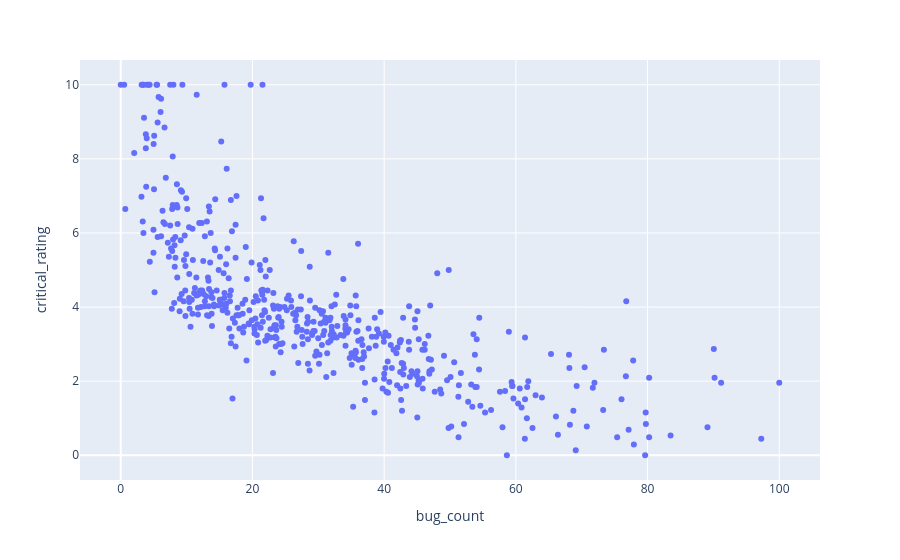

Notebook source saved alongside this figure:
### Markdown cell above
Make the scatterplot:

- WITH `px` DO `scatter` using:
    - `dataframe`
    - IN list `columns` Get #from the end `2` (before the last position, -2)
    - IN list `columns` Get #from the end `1` (last position, -1)

### Code cell
px.scatter(dataframe,columns[-2],columns[-1])

#<xml xmlns="https://developers.google.com/blockly/xml"><variables><variable id="x2E1re-+t1/@.:kt|~XV">px</variable><variable id="8dT(o~.E[1g^Cs`xYZvo">dataframe</variable><variable id="oE-(@ZKS@.ZEcZ:4m}~g">columns</variable></variables><block type="varDoMethod_Python" id="Byo*Elkrs.w7Jc%:NF%." x="-118" y="73"><mutation items="3"></mutation><field name="VAR" id="x2E1re-+t1/@.:kt|~XV">px</field><field name="MEMBER">scatter</field><data>px:scatter</data><value name="ADD0"><block type="variables_get" id="%]RzP0lv;d3fE~9K:8gG"><field name="VAR" id="8dT(o~.E[1g^Cs`xYZvo">dataframe</field></block></value><value name="ADD1"><block type="lists_getIndex" id="o0x)[GH,Z(qT!/IAb0E("><mutation statement="false" at="true"></mutation><field name="MODE">GET</field><field name="WHERE">FROM_END</field><value name="VALUE"><block type="variables_get" id="*i5OK]5m[EtXg)@Oltem"><field name="VAR" id="oE-(@ZKS@.ZEcZ:4m}~g">columns</field></block></value><value name="AT"><block type="math_number" id="u`bIV+5bSz+6Sl2e]6A$"><field name="NUM">2</field></block></value></block></value><value name="ADD2"><block type="lists_getIndex" id="QDGsYJCqBF:*vB3T[Q1V"><mutation statement="false" at="true"></mutation><field name="MODE">GET</field><field name="WHERE">FROM_END</field><value name="VALUE"><block type="variables_get" id="I_CuDNwX{Mx?7sa]$N0$"><field name="VAR" id="oE-(@ZKS@.ZEcZ:4m}~g">columns</field></block></value><value name="AT"><block type="math_number" id="Rj_fL.3r=QUiwqi/N%5l"><field name="NUM">1</field></block></value></block></value></block></xml>

### Figure 1 — Plotly figure (JSON) as saved in the notebook; plotly's stock layout.template omitted (floating-point values rounded to 4 significant figures; data arrays with more than 128 entries replaced by an {"elided": "..."} marker saying what was removed)
{"data": [{"hovertemplate": "bug_count=%{x}<br>critical_rating=%{y}<extra></extra>", "legendgroup": "", "marker": {"color": "#636efa", "symbol": "circle"}, "mode": "markers", "name": "", "orientation": "v", "showlegend": false, "type": "scatter", "x": {"elided": "506 float values"}, "xaxis": "x", "y": {"elided": "506 float values"}, "yaxis": "y"}], "layout": {"autosize": true, "legend": {"tracegroupgap": 0}, "margin": {"t": 60}, "xaxis": {"anchor": "y", "autorange": true, "domain": [0, 1], "range": [-5.853, 105.9], "title": {"text": "bug_count"}, "type": "linear"}, "yaxis": {"anchor": "x", "autorange": true, "domain": [0, 1], "range": [-0.7743, 10.77], "title": {"text": "critical_rating"}, "type": "linear"}}}
